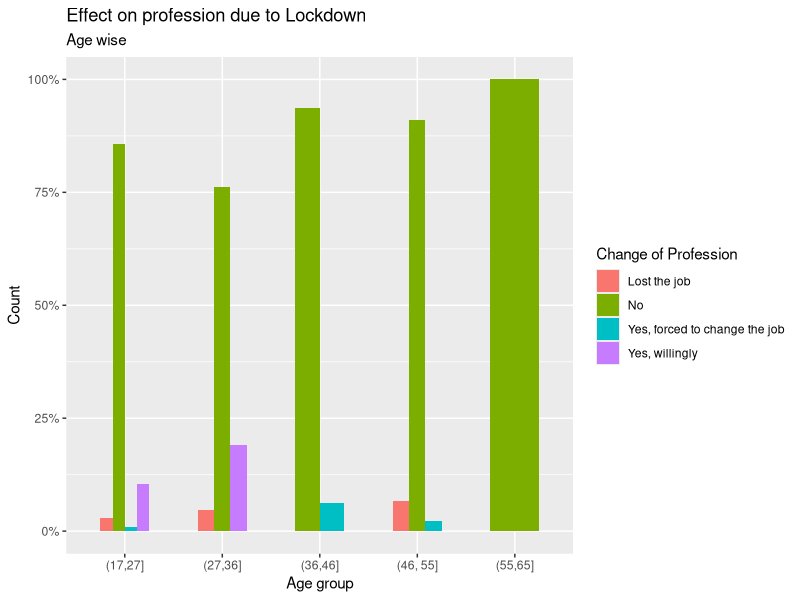
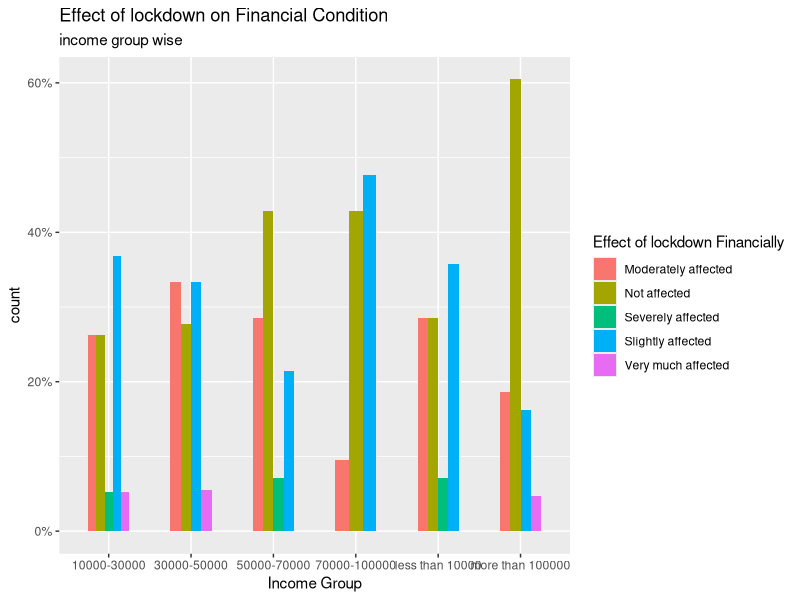
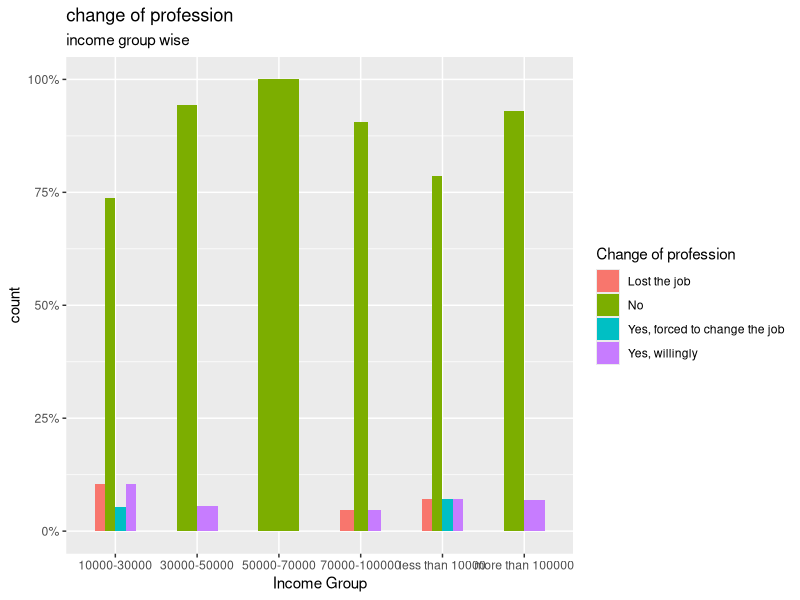
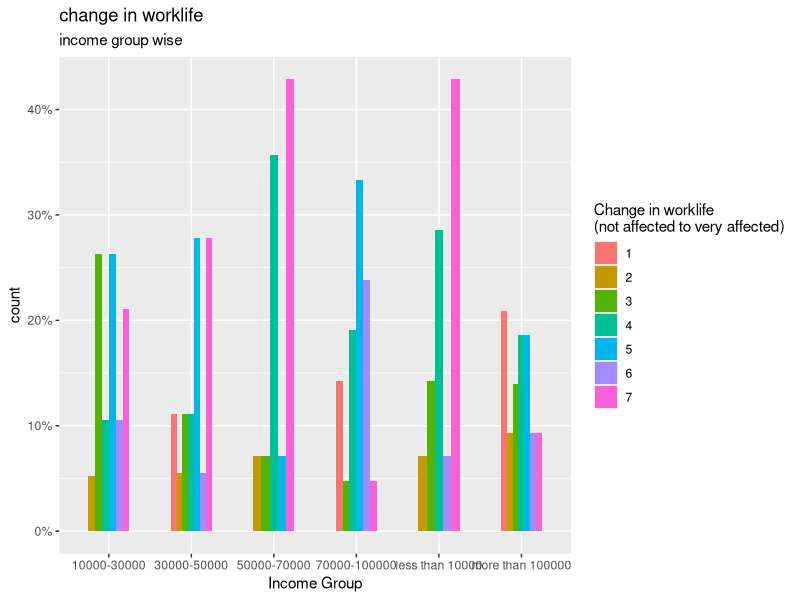
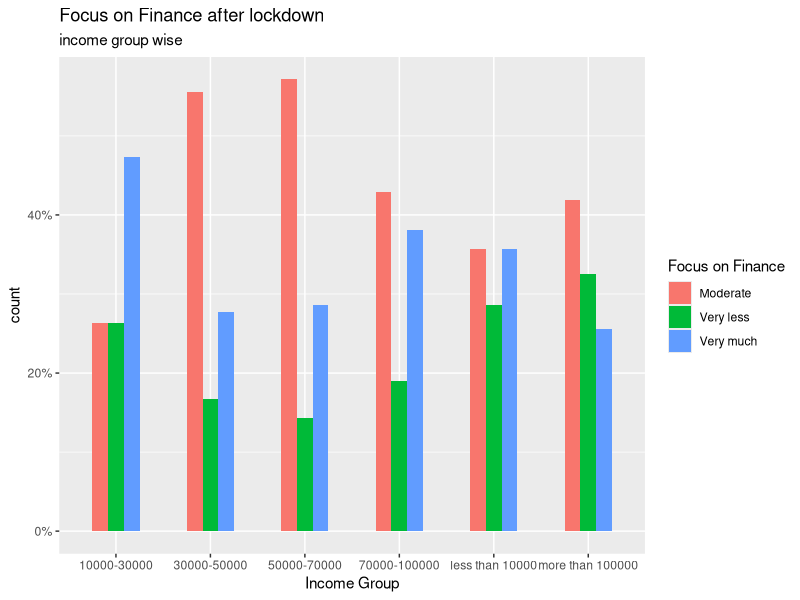
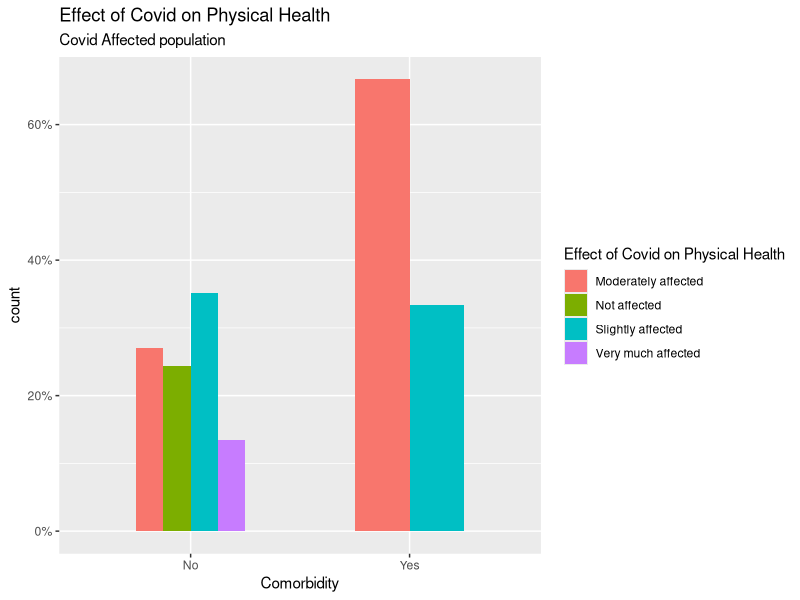
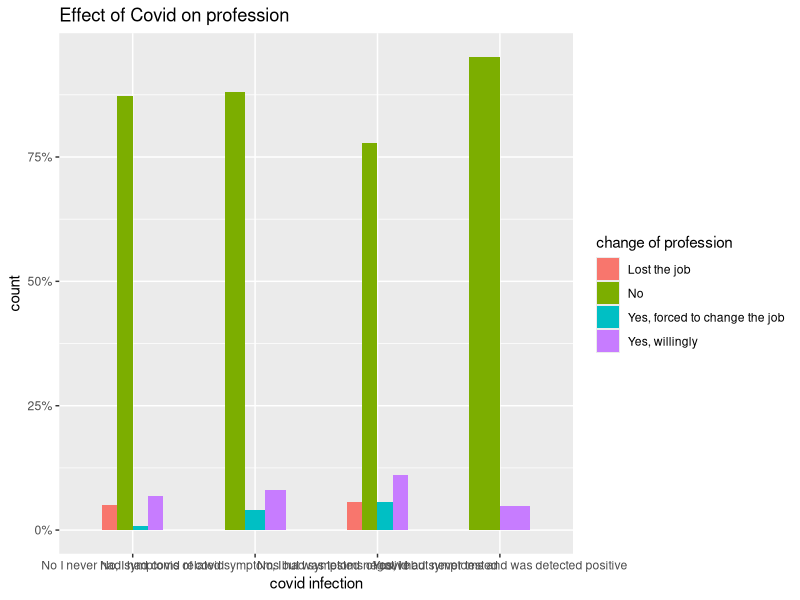
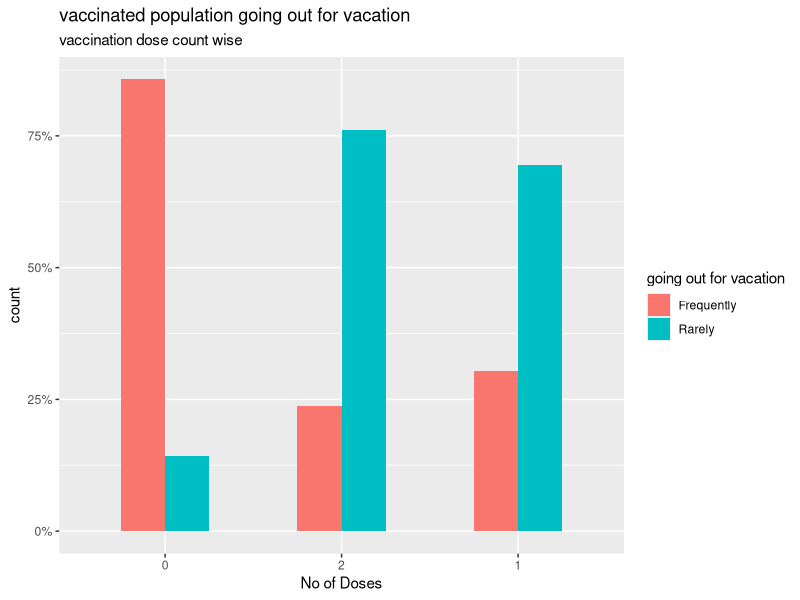

These charts were generated, in order, by the following R code:
library(dplyr)
library(stringr)
library(ggplot2)

df1 <- read.csv("data2.csv",as.is = c(1:5,18),na.strings = '')


df2 <- df1[-1]
glimpse(df2)
summary(df2)
head(df2)
apply(df2,2,table)

vec1 <- c("age","gender","location","profession","income_per_month","covid_affected","vaccinated_no_of_doses",
          "lockdown_effect_finance","lockdown_effect_physically","lockdown_effect_mentally",
          "comorbidity","exercise_freq","view_on_exercise","traveling_freq_work",
          "traveling_freq_emergency","traveling_freq_vacation","covid_precautions",
          "covid_effect_on_work","profession_change","focus_on_physical_health",
          "focus_on_mental_health","focus_on_finance")

colnames(df2) <- vec1
glimpse(df2)
df2$age <- as.integer(df2$age)
table(df2$age)


df3 <- df2%>%
  mutate_at(c(3,4),tolower)
glimpse(df3)
mapply(levels,df3)



levels(df3$vaccinated_no_of_doses) <- c(0,2,1)

table(df3$location)
table(df3$profession)
glimpse(df3)
table(df3$covid_affected)
df3$covid_affected1 = df3$covid_affected
levels(df3$covid_affected1) <- c(0,0,"undefined",1)
df3$covid_affected1


df3$profession1 <- df3$profession

table(df3$profession1)


summary(df3$age)
df3$profession1[which(str_detect(df3$profession1,c("student|nursing|studying")))] = "student"
df3$profession1[which(str_detect(df3$profession1,c("home|house|retired|retd|graduate|no")))] = "unemployed"
df3$profession1[which(str_detect(df3$profession1,c("student|unemployed"),negate = T))] = "employed" 
table(df3$profession1)

df3 <- df3[complete.cases(df3$age),]
df3$age_grp <- cut(df3$age,5)
levels(df3$age_grp) <- c("(17,27]", "(27,36]", "(36,46]", "(46, 55]", "(55,65]")
table(df3$age_grp)
df3$covid_precautions1 <- as.character(lapply(strsplit(c(df3$covid_precautions),";"),length))



#################################################################
#age-wise effect of lockdown financially

age_count <- df3 %>% 
  group_by(age_grp) %>% 
  summarise(count= n())

age_count

df_age <- df3 %>% 
  group_by(age_grp,profession_change) %>% 
  summarise(count = n())
df_age

tab <- data.frame(table(df_age$age_grp))
tab

df_age$total <- rep(age_count$count,times=tab$Freq)
df_age$freqden <- df_age$count/df_age$total
names(df3)
df3$lockdown_effect_finance


ggplot(data=df_age ,aes(x= age_grp,y= freqden ,fill= profession_change ))+
  geom_bar(position="dodge",stat="identity",width =0.5)+
labs(y="Count",x="Age group",title="Effect on profession due to Lockdown",
     fill= "Change of Profession", subtitle = "Age wise")+
  scale_y_continuous(labels = scales::percent_format())


#####################################
#Income group wise effect of lock down financially

df_fin1 <- subset(df3,profession1 != "student",select = c("income_per_month","lockdown_effect_finance"))

igrp_count <- df_fin1 %>% 
  group_by(income_per_month) %>% 
  summarise(count= n())


df_fin <- df_fin1 %>% 
  group_by(income_per_month,lockdown_effect_finance) %>% 
  summarise(count = n())

tab1 <- data.frame(table(df_fin$income_per_month))


df_fin$total <- rep(igrp_count$count,times=tab1$Freq)
df_fin$freqden <- df_fin$count/df_fin$total

ggplot(data=df_fin ,aes(x= income_per_month,y= freqden ,fill = lockdown_effect_finance ))+
  geom_bar(position="dodge",stat="identity",width =0.5)+
  labs(y="count",x="Income Group",title="Effect of lockdown on Financial Condition",
       fill= "Effect of lockdown Financially", subtitle = "income group wise")+
  scale_y_continuous(labels = scales::percent_format())


#####################################################
#Change of profession in every income group


df_fin2 <- subset(df3,profession1 != "student",select = c("income_per_month","profession_change"))

igrp_count1 <- df_fin2 %>% 
  group_by(income_per_month) %>% 
  summarise(count= n())


df_fina <- df_fin2 %>% 
  group_by(income_per_month,profession_change) %>% 
  summarise(count = n())

tab2 <- data.frame(table(df_fina$income_per_month))


df_fina$total <- rep(igrp_count1$count,times=tab2$Freq)
df_fina$freqden <- df_fina$count/df_fina$total

ggplot(data=df_fina ,aes(x= income_per_month,y= freqden ,fill= profession_change ))+
  geom_bar(position="dodge",stat="identity",width =0.5)+
  labs(y="count",x="Income Group",title="change of profession",
       fill= "Change of profession", subtitle = "income group wise")+
  scale_y_continuous(labels = scales::percent_format())

##############################################################
#change in work life in different age groups


df_fin3 <- subset(df3,profession1 != "student",select = c("income_per_month","covid_effect_on_work"))

igrp_count2 <- df_fin3 %>% 
  group_by(income_per_month) %>% 
  summarise(count= n())


df_finan <- df_fin3 %>% 
  group_by(income_per_month,covid_effect_on_work) %>% 
  summarise(count = n())

tab3 <- data.frame(table(df_finan$income_per_month))

df_finan$total <- rep(igrp_count2$count,times=tab3$Freq)
df_finan$freqden <- df_finan$count/df_finan$total

ggplot(data=df_finan ,aes(x= income_per_month,y= freqden ,fill= as.factor(covid_effect_on_work) ))+
  geom_bar(position="dodge",stat="identity",width =0.5)+
  labs(y="count",x="Income Group",title="change in worklife",
       fill= "Change in worklife\n(not affected to very affected)",
       subtitle = "income group wise")+
  scale_y_continuous(labels = scales::percent_format())

###########################################################
#focus of people in different income groups after lockdown


df_fin4 <- subset(df3,profession1 != "student",select = c("income_per_month","focus_on_finance"))

igrp_count3 <- df_fin4 %>% 
  group_by(income_per_month) %>% 
  summarise(count= n())

df_fin_focus <- df_fin4 %>% 
  group_by(income_per_month,focus_on_finance) %>% 
  summarise(count = n())

tab4 <- data.frame(table(df_fin_focus$income_per_month))


df_fin_focus$total <- rep(igrp_count3$count,times=tab4$Freq)
df_fin_focus$freqden <- df_fin_focus$count/df_fin_focus$total

ggplot(data=df_fin_focus ,aes(x= income_per_month,y= freqden ,fill= focus_on_finance ))+
  geom_bar(position="dodge",stat="identity",width =0.5)+
  labs(y="count",x="Income Group",title="Focus on Finance after lockdown",
       fill= "Focus on Finance", subtitle = "income group wise")+
  scale_y_continuous(labels = scales::percent_format())


############################################################
#people who has co morbidity how their physical health is affected



df_covid <- subset(df3,covid_affected1 == 1 , select = c(comorbidity,lockdown_effect_physically))
df_covid <- df_covid[complete.cases(df_covid),]


comorb_count <- df_covid %>% 
  group_by(comorbidity) %>% 
  summarise(count= n())

df_covid1 <- df_covid %>% 
  group_by(comorbidity,lockdown_effect_physically) %>% 
  summarise(count = n())

tab5 <- data.frame(table(df_covid1$comorbidity))

df_covid1$total <- rep(comorb_count$count,times = tab5$Freq)
df_covid1$freqden <- df_covid1$count/df_covid1$total

ggplot(data=df_covid1 ,aes(x= comorbidity,y= freqden ,fill= lockdown_effect_physically ))+
  geom_bar(position="dodge",stat="identity",width =0.5)+
  labs(y="count",x="Comorbidity",title="Effect of Covid on Physical Health",
       fill= "Effect of Covid on Physical Health", subtitle = "Covid Affected population")+
  scale_y_continuous(labels = scales::percent_format())



##################################################################
#people infected with covid vs change of profession

df_covidp <- select(df3,covid_affected,profession_change)
df_covidp <- df_covidp[complete.cases(df_covidp),]


infected_count <- df_covidp %>% 
  group_by(covid_affected) %>% 
  summarise(count= n())


df_covid2 <- df_covidp %>% 
  group_by(covid_affected,profession_change) %>% 
  summarise(count = n())


tab6 <- data.frame(table(df_covid2$covid_affected))

df_covid2$total <- rep(infected_count$count,times = tab6$Freq)
df_covid2$freqden <- df_covid2$count/df_covid2$total


ggplot(data=df_covid2 ,aes(x= covid_affected,y= freqden ,fill= profession_change ))+
  geom_bar(position="dodge",stat="identity",width =0.5)+
  labs(y="count",x="covid infection",title="Effect of Covid on profession",
       fill= "change of profession")+
  scale_y_continuous(labels = scales::percent_format())

#########################################################################
#going out for vacation vs vaccination dose

df_vac <- select(df3,vaccinated_no_of_doses,traveling_freq_vacation)


grp_count <- df_vac %>% 
  group_by(vaccinated_no_of_doses) %>% 
  summarise(count= n())

df_vac_travel <- df_vac %>% 
  group_by(vaccinated_no_of_doses,traveling_freq_vacation) %>% 
  summarise(count = n())

tab7 <- data.frame(table(df_vac_travel$vaccinated_no_of_doses))

df_vac_travel$total <- rep(grp_count$count,times=tab7$Freq)
df_vac_travel$freqden1 <- df_vac_travel$count/df_vac_travel$total

ggplot(data=df_vac_travel ,aes(x=vaccinated_no_of_doses ,y= freqden1 ,fill= traveling_freq_vacation ))+
  geom_bar(position="dodge",stat="identity",width =0.5)+
  labs(y="count",x="No of Doses",title="vaccinated population going out for vacation",
       fill= "going out for vacation", subtitle = "vaccination dose count wise")+
  scale_y_continuous(labels = scales::percent_format())


##################################################################
#vaccinated population vs precaution

df_vac1 <- select(df3,vaccinated_no_of_doses,covid_precautions1)

grp_count <- df_vac1 %>% 
  group_by(vaccinated_no_of_doses) %>% 
  summarise(count= n())

df_vac_prec <- df_vac1 %>% 
  group_by(vaccinated_no_of_doses,covid_precautions1) %>% 
  summarise(count = n())

tab8 <- data.frame(table(df_vac_prec$vaccinated_no_of_doses))

df_vac_prec$total <- rep(grp_count$count,times=tab8$Freq)
df_vac_prec$freqden1 <- df_vac_prec$count/df_vac_prec$total

ggplot(data=df_vac_prec ,aes(x=vaccinated_no_of_doses ,y= freqden1 ,fill= as.factor(covid_precautions1 )))+
  geom_bar(position="dodge",stat="identity",width =0.5)+
  labs(y="count",x="No of Doses",title="vaccinated population going out for vacation",
       fill= "following no of precautions", subtitle = "vaccination dose count wise")+
  scale_y_continuous(labels = scales::percent_format())

####################################################################
### focus of people on different factors after covid age wise

##Focus physical health

focus_area <- select(df3, age_grp, focus_on_physical_health, focus_on_mental_health, focus_on_finance)
focus_area <- focus_area[!is.na(focus_area$age),]


focus_physical_health <- focus_area %>% group_by(age_grp, focus_on_physical_health) %>% summarise(count = table(focus_on_physical_health))
focus_physical_health

ggplot(focus_physical_health) +
  geom_bar(aes(x = age_grp, y = count, fill = focus_on_physical_health),
           stat = "Identity", position = "fill",width = 0.6) +
  scale_y_continuous(labels = scales::percent_format())




##Focus Mental health
focus_mental_health <- focus_area %>% group_by(age_grp, focus_on_mental_health) %>% summarise(count = table(focus_on_mental_health))

ggplot(focus_mental_health) +
  geom_bar(aes(x = age_grp, y = count, fill = focus_on_mental_health), 
           stat = "Identity", position = "fill",width = 0.7)+
  scale_y_continuous(labels = scales::percent_format())

##########################################################
#covid infection vs taking precautions

df_vacp <- select(df3,covid_affected1,covid_precautions1)
df_vacp <- df_vacp[complete.cases(df_vacp),]

grp_count <- df_vacp %>% 
  group_by(covid_affected1) %>% 
  summarise(count= n())

df_aff_prec <- df_vacp%>% 
  group_by(covid_affected1,covid_precautions1) %>% 
  summarise(count = n())

tab9 <- data.frame(table(df_aff_prec$covid_affected1))

df_aff_prec$total <- rep(grp_count$count,times = tab9$Freq)
df_aff_prec$freqden1 <- df_aff_prec$count/df_aff_prec$total

ggplot(data=df_aff_prec ,aes(x=covid_affected1 ,y= freqden1 ,fill= as.factor(covid_precautions1 )))+
  geom_bar(position="dodge",stat="identity",width =0.5)+
  labs(y="Percentage",x="covid infection",title="Taking precautions vs covid infection",
       fill= "following no of precautions")+
  scale_y_continuous(labels = scales::percent_format())

#############################################################################
#No of precautions people taking while going out for work


df_vac_1 <- select(df3,traveling_freq_work,covid_precautions1)
df_vac_1 <- df_vac_1[complete.cases(df_vac_1),]

grp_count <- df_vac_1 %>% 
  group_by(traveling_freq_work) %>% 
  summarise(count= n())

df_traW_prec <- df_vac_1%>% 
  group_by(traveling_freq_work,covid_precautions1) %>% 
  summarise(count = n())

tab10 <- data.frame(table(df_traW_prec$traveling_freq_work))

df_traW_prec$total <- rep(grp_count$count,times = tab10$Freq)
df_traW_prec$freqden1 <- df_traW_prec$count/df_traW_prec$total

ggplot(data=df_traW_prec ,aes(x=traveling_freq_work ,y= freqden1 ,fill= as.factor(covid_precautions1 )))+
  geom_bar(position="dodge",stat="identity",width =0.5)+
  labs(y="Percentage",x="Frequency of Traveling for work",title="Taking Precautions While going out for Work",
       fill= "following no of precautions")+
  scale_y_continuous(labels = scales::percent_format())


#############################################################################
#No of precautions people taking while going out for vacation


df_vac_2 <- select(df3,traveling_freq_vacation,covid_precautions1)
df_vac_2 <- df_vac_2[complete.cases(df_vac_2),]
df_vac_2
grp_count <- df_vac_2 %>% 
  group_by(traveling_freq_vacation) %>% 
  summarise(count= n())

df_traV_prec <- df_vac_2%>% 
  group_by(traveling_freq_vacation,covid_precautions1) %>% 
  summarise(count = n())

tab11 <- data.frame(table(df_traV_prec$traveling_freq_vacation))



df_traV_prec$total <- rep(grp_count$count,times = tab11$Freq)
df_traV_prec$freqden1 <- df_traV_prec$count/df_traV_prec$total

ggplot(data=df_traV_prec ,aes(x=traveling_freq_vacation ,y= freqden1 ,fill= as.factor(covid_precautions1 )))+
  geom_bar(position="dodge",stat="identity",width =0.5)+
  labs(y="Percentage",x="Frequency of Traveling for vacation",title="Taking Precautions While going out for vacation",
       fill= "following no of precautions")+
  scale_y_continuous(labels = scales::percent_format())


#############################################################################
#No of precautions people taking while going out for emergency

df_vac_3 <- select(df3,traveling_freq_emergency,covid_precautions1)
df_vac_3 <- df_vac_3[complete.cases(df_vac_3),]
df_vac_3
grp_count <- df_vac_3 %>% 
  group_by(traveling_freq_emergency) %>% 
  summarise(count= n())

df_traE_prec <- df_vac_3%>% 
  group_by(traveling_freq_emergency,covid_precautions1) %>% 
  summarise(count = n())

tab12 <- data.frame(table(df_traE_prec$traveling_freq_emergency))

df_traE_prec$total <- rep(grp_count$count,times = tab12$Freq)
df_traE_prec$freqden1 <- df_traE_prec$count/df_traE_prec$total

ggplot(data=df_traE_prec ,aes(x=traveling_freq_emergency ,y= freqden1 ,fill= as.factor(covid_precautions1 )))+
  geom_bar(position="dodge",stat="identity",width =0.5)+
  labs(y="Percentage",x="Frequency of traveling for emergency",title="Taking Precautions While going out for emergency",
       fill= "following no of precautions")+
  scale_y_continuous(labels = scales::percent_format())

#################################################################
#Age wise freq of exercise

age_count1 <- df3 %>% 
  group_by(age_grp) %>% 
  summarise(count= n())

age_count1

df_age1 <- df3 %>% 
  group_by(age_grp,exercise_freq) %>% 
  summarise(count = n())
head(df_age1)

tab13 <- data.frame(table(df_age1$age_grp))


df_age1$total <- rep(age_count1$count,times=tab13$Freq)
df_age1$freqden <- df_age1$count/df_age1$total



ggplot(data=df_age1 ,aes(x= age_grp,y= freqden ,fill= exercise_freq ))+
  geom_bar(position="dodge",stat="identity",width =0.5)+
  labs(y="Count",x="Age group",title="Exercise Frequency in different Age group",
       fill= "Exercise Frequency", subtitle = "Age wise")+
  scale_y_continuous(labels = scales::percent_format())

#################################################################
#age-wise physically affected by lockdown

age_count2 <- df3 %>% 
  group_by(age_grp) %>% 
  summarise(count= n())


df_age2 <- df3 %>% 
  group_by(age_grp,lockdown_effect_physically) %>% 
  summarise(count = n())


tab7 <- data.frame(table(df_age2$age_grp))


df_age2$total <- rep(age_count2$count,times=tab7$Freq)
df_age2$freqden <- df_age2$count/df_age2$total


ggplot(data=df_age2 ,aes(x= age_grp,y= freqden ,fill= lockdown_effect_physically ))+
  geom_bar(position="dodge",stat="identity",width =0.5)+
  labs(y="Count",x="Age group",title="Effect on Physical Health due to Lockdown",
       fill= "Effect on physical health", subtitle = "Age wise")+
  scale_y_continuous(labels = scales::percent_format())

#################################################################
#age-wise mentally affected by lockdown
names(df3)
age_count3 <- df3 %>% 
  group_by(age_grp) %>% 
  summarise(count= n())

age_count3

df_age3 <- df3 %>% 
  group_by(age_grp,lockdown_effect_mentally) %>% 
  summarise(count = n())
head(df_age3)

tab8 <- data.frame(table(df_age3$age_grp))


df_age3$total <- rep(age_count3$count,times=tab8$Freq)
df_age3$freqden <- df_age3$count/df_age3$total



ggplot(data=df_age3 ,aes(x= age_grp,y= freqden ,fill= lockdown_effect_mentally ))+
  geom_bar(position="dodge",stat="identity",width =0.5)+
  labs(y="Count",x="Age group",title="Effect on Mental Health due to Lockdown",
       fill= "Effect on Mental health", subtitle = "Age wise")+
  scale_y_continuous(labels = scales::percent_format())


#################################################################
#age-wise mentally affected by change of profession

prof_count <- df3 %>% 
  group_by(profession_change) %>% 
  summarise(count= n())


df_prof <- df3 %>% 
  group_by(profession_change,lockdown_effect_mentally) %>% 
  summarise(count = n())

tab9 <- data.frame(table(df_prof$profession_change))


df_prof$total <- rep(prof_count$count,times=tab9$Freq)
df_prof$freqden <- df_prof$count/df_prof$total



ggplot(data=df_prof ,aes(x= profession_change,y= freqden ,fill= lockdown_effect_mentally ))+
  geom_bar(position="dodge",stat="identity",width =0.5)+
  labs(y="Count",x="Age group",title="Effect on Mental Health due to Lockdown",
       fill= "Effect on Mental health")+
  scale_y_continuous(labels = scales::percent_format())


#################################################################
#age-wise financally affected by change of profession

names(df3)
prof_count1 <- df3 %>% 
  group_by(profession_change) %>% 
  summarise(count= n())

prof_count1

df_prof1 <- df3 %>% 
  group_by(profession_change,lockdown_effect_finance) %>% 
  summarise(count = n())
head(df_prof1)

tab10 <- data.frame(table(df_prof1$profession_change))


df_prof1$total <- rep(prof_count1$count,times=tab10$Freq)
df_prof1$freqden <- df_prof1$count/df_prof1$total



ggplot(data=df_prof1 ,aes(x= profession_change,y= freqden ,fill= lockdown_effect_finance ))+
  geom_bar(position="dodge",stat="identity",width =0.5)+
  labs(y="Count",x="Age group",title="Effect on Financial condition due to Profession change",
       fill= "Effect on Financial Condition")+
  scale_y_continuous(labels = scales::percent_format())

